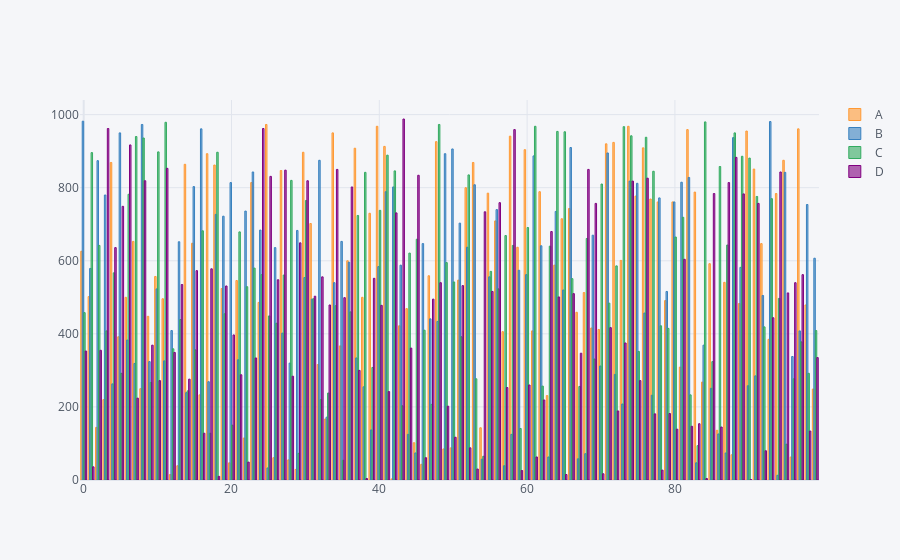

The cell this chart's notebook holds for it:
### Markdown cell above
### Now, you may also want to plot `df` with more data... but, `bar` plot will result like this ↓

### Code cell
df.iplot(kind= 'bar')
